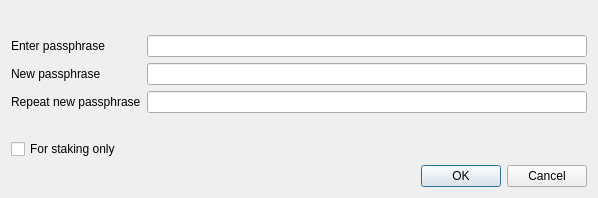
<?xml version="1.0" encoding="UTF-8"?>
<ui version="4.0">
 <class>AskPassphraseDialog</class>
 <widget class="QDialog" name="AskPassphraseDialog">
  <property name="geometry">
   <rect>
    <x>0</x>
    <y>0</y>
    <width>598</width>
    <height>198</height>
   </rect>
  </property>
  <property name="sizePolicy">
   <sizepolicy hsizetype="Preferred" vsizetype="Minimum">
    <horstretch>0</horstretch>
    <verstretch>0</verstretch>
   </sizepolicy>
  </property>
  <property name="minimumSize">
   <size>
    <width>550</width>
    <height>0</height>
   </size>
  </property>
  <property name="windowTitle">
   <string>Passphrase Dialog</string>
  </property>
  <property name="styleSheet">
   <string notr="true">background-image: url(:/images/bg2);</string>
  </property>
  <layout class="QVBoxLayout" name="verticalLayout">
   <item>
    <widget class="QLabel" name="warningLabel">
     <property name="textFormat">
      <enum>Qt::RichText</enum>
     </property>
     <property name="wordWrap">
      <bool>true</bool>
     </property>
    </widget>
   </item>
   <item>
    <layout class="QFormLayout" name="formLayout">
     <property name="fieldGrowthPolicy">
      <enum>QFormLayout::AllNonFixedFieldsGrow</enum>
     </property>
     <item row="0" column="0">
      <widget class="QLabel" name="passLabel1">
       <property name="text">
        <string>Enter passphrase</string>
       </property>
      </widget>
     </item>
     <item row="0" column="1">
      <widget class="QLineEdit" name="passEdit1">
       <property name="echoMode">
        <enum>QLineEdit::Password</enum>
       </property>
      </widget>
     </item>
     <item row="1" column="0">
      <widget class="QLabel" name="passLabel2">
       <property name="text">
        <string>New passphrase</string>
       </property>
      </widget>
     </item>
     <item row="1" column="1">
      <widget class="QLineEdit" name="passEdit2">
       <property name="echoMode">
        <enum>QLineEdit::Password</enum>
       </property>
      </widget>
     </item>
     <item row="2" column="0">
      <widget class="QLabel" name="passLabel3">
       <property name="text">
        <string>Repeat new passphrase</string>
       </property>
      </widget>
     </item>
     <item row="2" column="1">
      <widget class="QLineEdit" name="passEdit3">
       <property name="echoMode">
        <enum>QLineEdit::Password</enum>
       </property>
      </widget>
     </item>
     <item row="3" column="1">
      <widget class="QLabel" name="capsLabel">
       <property name="font">
        <font>
         <weight>75</weight>
         <bold>true</bold>
        </font>
       </property>
       <property name="text">
        <string/>
       </property>
       <property name="alignment">
        <set>Qt::AlignCenter</set>
       </property>
      </widget>
     </item>
     <item row="4" column="0">
      <widget class="QCheckBox" name="stakingCheckBox">
       <property name="enabled">
        <bool>true</bool>
       </property>
       <property name="visible">
        <bool>false</bool>
       </property>
       <property name="toolTip">
        <string>Serves to disable the trivial sendmoney when OS account compromised. Provides no real security.</string>
       </property>
       <property name="text">
        <string>For staking only</string>
       </property>
      </widget>
     </item>
    </layout>
   </item>
   <item>
    <widget class="QDialogButtonBox" name="buttonBox">
     <property name="orientation">
      <enum>Qt::Horizontal</enum>
     </property>
     <property name="standardButtons">
      <set>QDialogButtonBox::Cancel|QDialogButtonBox::Ok</set>
     </property>
    </widget>
   </item>
  </layout>
 </widget>
 <resources/>
 <connections>
  <connection>
   <sender>buttonBox</sender>
   <signal>accepted()</signal>
   <receiver>AskPassphraseDialog</receiver>
   <slot>accept()</slot>
   <hints>
    <hint type="sourcelabel">
     <x>248</x>
     <y>254</y>
    </hint>
    <hint type="destinationlabel">
     <x>157</x>
     <y>274</y>
    </hint>
   </hints>
  </connection>
  <connection>
   <sender>buttonBox</sender>
   <signal>rejected()</signal>
   <receiver>AskPassphraseDialog</receiver>
   <slot>reject()</slot>
   <hints>
    <hint type="sourcelabel">
     <x>316</x>
     <y>260</y>
    </hint>
    <hint type="destinationlabel">
     <x>286</x>
     <y>274</y>
    </hint>
   </hints>
  </connection>
 </connections>
</ui>
